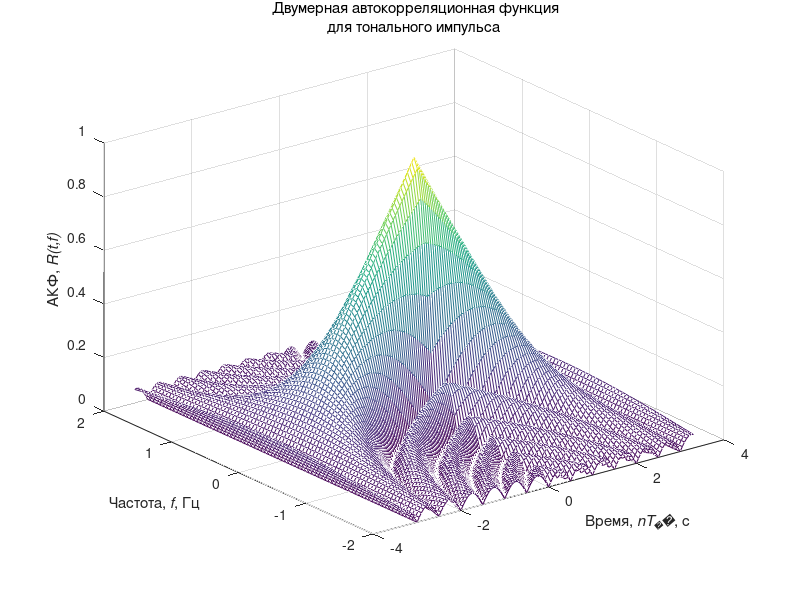
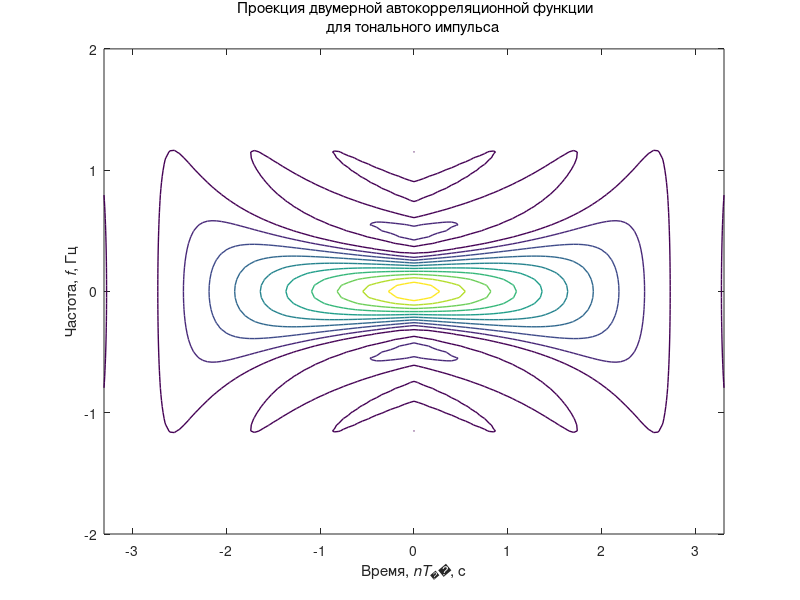
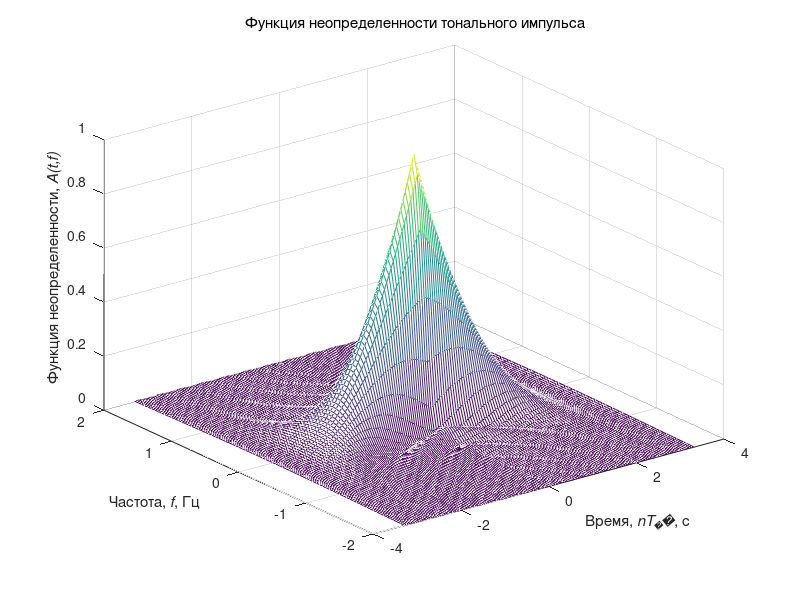
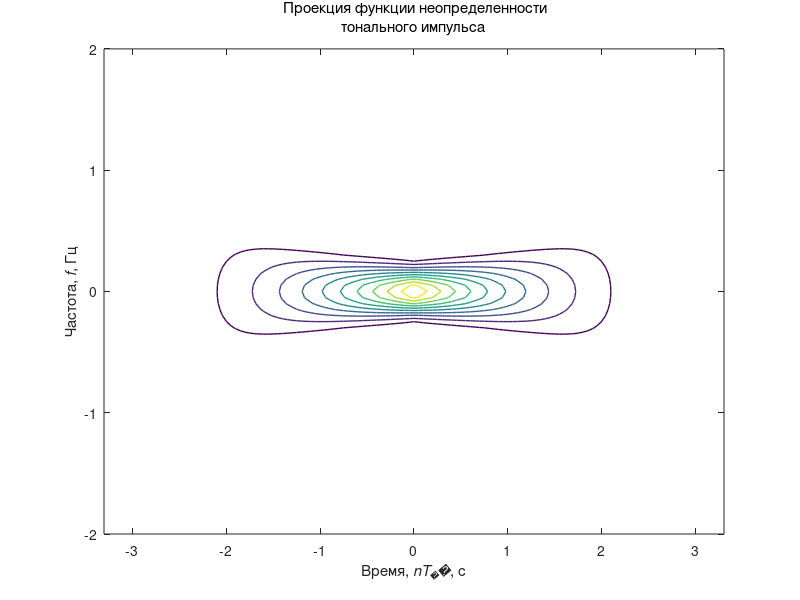

Recreate these plots in MATLAB, in order.
% плагин pulse waveform analyzer
% фкмб - фазо-кода манипулируемый сигнал кода Баркера
% нчм - непрерывная частотная модуляция
% лчм - линейно частотная модуляция

% Имитационное моделирование и графическая визуализация
% функции неопределенности простых и сложных сигналов
clear all; % Очистка памяти
close all; % Закрытие всех окон с графиками
clc; % Очистка окна команд и сообщений
fontSize=10; % Размер шрифта графиков
fontType=''; % Тип шрифта графиков
% Цвет графиков
tColor='b'; % Временная область
tColorLight=[0.3 0.7 0.9]; % Временная область
Color0='r'; % Эталонные сигналы
fColor=[1 0.4 0]; % Частотная область
eColor=[0.85 0.325 0.098]; % Погрешности
eColorLight=[0.9 0.9 0.4]; % Погрешности
eColorDark=[0.635 0.078 0.184]; % Погрешности
tstep = 0.05; % Шаг по оси времени
fstep = 0.05; % Шаг по оси частоты
dT = 3; % Длительность импульса
N = 1.1;
tmin = -N * dT; % Диапазон значений по времени (мин)
tmax = N * dT; % Диапазон значений по времени (макс)
fmin = round(-4/dT)-1; % Диапазон значений по частоте (мин)
fmax = round(4/dT)+1; % Диапазон значений по частоте (макс)
t = tmin:tstep:tmax; % Значения по оси времени
f = fmin:fstep:fmax; % Значения по оси частоты

% Формирование значений двумерной автокорреляционной
% функции тонального импульса
eps = 0.000001;
i = 0;
for ti = tmin:tstep:tmax
	i = i + 1;
	j = 0;
	for fj = fmin:fstep:fmax
		j = j + 1;
		val1 = 1 - abs(ti) / dT;
		val2 = pi * dT * (1.0 - abs(ti) / dT) * fj;
		x(j,i) = abs( val1 * sin(val2+eps)/(val2+eps));
	end
end
% Формирование трехмерного графика
figure; mesh(t,f,x);
set(get(gcf, 'CurrentAxes'), 'FontSize', fontSize); % Изменение шрифта
xlabel ('Время,\it nT_д\rm, с'); % Надпись оси абсцисс
ylabel ('Частота,\it f\rm, Гц'); % Надпись оси ординат
zlabel('АКФ,\it R(t,f)'); % Надпись оси аппликат
title({'\rm Двумерная автокорреляционная функция';...
'для тонального импульса'}); % Заголовок

% Формирование проекции
figure; contour(t,f,x,'Linewidth',1);
set(get(gcf, 'CurrentAxes'), 'FontSize', fontSize); % Изменение шрифта
xlabel ('Время,\it nT_д\rm, с'); % Надпись оси абсцисс
ylabel ('Частота,\it f\rm, Гц'); % Надпись оси ординат
title({'\rm Проекция двумерной автокорреляционной функции';...
'для тонального импульса'}); % Заголовок

% Моделирование функции неопределености импульса с линейной частотной модуляцией
y = x.^2; % Формирование значений
% Формирование трехмерного графика
figure; mesh(t,f,y);
set(get(gcf, 'CurrentAxes'), 'FontSize', fontSize); % Изменение шрифта
xlabel ('Время,\it nT_д\rm, с'); % Надпись оси абсцисс
ylabel ('Частота,\it f\rm, Гц'); % Надпись оси ординат
zlabel('Функция неопределенности,\it A(t,f)'); % Надпись оси аппликат
title({'\rm Функция неопределенности тонального импульса'}); % Заголовок

% Формирование проекции
figure; contour(t,f,y,'Linewidth',1);
set(get(gcf, 'CurrentAxes'), 'FontSize', fontSize); % Изменение шрифта
xlabel ('Время,\it nT_д\rm, с'); % Надпись оси абсцисс
ylabel ('Частота,\it f\rm, Гц'); % Надпись оси ординат
title({'\rm Проекция функции неопределенности';...
'тонального импульса'}); % Заголовок

% Формирование автокорреляционной функции по частоте для тонального
% импульса
xf=x((fmax-fmin)/(2*fstep)+1,:); % Формирование значений
% Формирование графика
figure; plot(t,xf,'Linewidth',3);
axis([fmin fmax 0 1]); % Диапазон значений осей
set(get(gcf, 'CurrentAxes'), 'FontSize', fontSize); % Изменение шрифта
title({'\rm Автокорреляционная функция по частоте';...
'тонального импульса'}); % Заголовок
xlabel ('Частота,\it f\rm, Гц'); % Надпись оси абсцисс
ylabel('АКФ,\it R(t=0,f)\rm'); % Надпись оси ординат

% Формирование автокорреляционной функции по времени для тонального
% импульса
xt=x(:,(tmax-tmin)/(2*tstep)+1); % Формирование значений
% Формирование графика
figure; plot(f,xt,'Linewidth',3);
axis([fmin fmax 0 1]); % Диапазон значений осей
set(get(gcf, 'CurrentAxes'), 'FontSize', fontSize); % Изменение шрифта
title({'\rm Автокорреляционная функция по времени';'тонального импульса'}); % Заголовок
xlabel ('Время,\it nT_д\rm, с'); % Надпись оси абсцисс
ylabel('АКФ,\it R(t,f=0)\rm'); % Надпись оси ординат

% Формирование двумерной автокорреляционной функции ЛЧМ-импульса
fDelta = 2; % Ширина спектра импульса
mu = (fDelta*fmax)/(2*dT); % Линейный коэффициент девиации частоты

i=0;
for ti = tmin:tstep:tmax
	i = i + 1;
	j = 0;
	for fj = fmin:fstep:fmax
		j = j + 1;
		val1 = 1. - abs(ti) / dT;
		val2 = pi * dT * (1.0 - abs(ti) / dT);
		val3 = (fj + mu * ti);
		val = val2 * val3;
		x(j,i) = abs( val1 * (sin(val+eps)/(val+eps))).^2;
	end
end
% Формирование трехмерного графика
figure; mesh(t,f,x);
set(get(gcf, 'CurrentAxes'), 'FontSize', fontSize); % Изменение шрифта
xlabel ('Время,\it nT_д\rm, с'); % Надпись оси абсцисс
ylabel ('Частота,\it f\rm, Гц'); % Надпись оси ординат
zlabel('АКФ,\it R(t,f)'); % Надпись оси аппликат
title({'\rm Двумерная автокорреляционная функция';...
'для ЛЧМ-импульса'}); % Заголовок

figure; contour(t,f,x,'Linewidth',1);
set(get(gcf, 'CurrentAxes'), 'FontSize', fontSize); % Изменение шрифта
xlabel ('Время,\it nT_д\rm, с'); % Надпись оси абсцисс
ylabel ('Частота,\it f\rm, Гц'); % Надпись оси ординат
title({'\rm Проекция двумерной автокорреляционной функции';...
'для ЛЧМ-импульса'}); % Заголовок

% Моделирование функции неопределености импульса с линейной частотной модуляцией
y = x.^2; % Формирование значений
% Формирование трехмерного графика
figure; mesh(t,f,y);
set(get(gcf, 'CurrentAxes'), 'FontSize', fontSize); % Изменение шрифта
xlabel ('Время,\it nT_д\rm, с'); % Надпись оси абсцисс
ylabel ('Частота,\it f\rm, Гц'); % Надпись оси ординат
zlabel('АКФ,\it A(t,f)'); % Надпись оси аппликат
title({'\rm Функция неопределенности для ЛЧМ-импульса'}); % Заголовок

% Формирование проекции
figure; contour(t,f,y,'Linewidth',1);
set(get(gcf, 'CurrentAxes'), 'FontSize', fontSize); % Изменение шрифта
xlabel ('Время,\it nT_д\rm, с'); % Надпись оси абсцисс
ylabel ('Частота,\it f\rm, Гц'); % Надпись оси ординат
title({'\rm Проекция функции неопределенности';...
'для ЛЧМ-импульса'}); % Заголовок

% Формирование автокорреляционной функции по частоте для ЛЧМ-импульса
xf=x((fmax-fmin)/(2*fstep)+1,:); % Формирование значений
% Формирование графика
figure; plot(t,xf,'Linewidth',3);
axis([tmin tmax 0 1]); % Диапазон значений осей
set(get(gcf, 'CurrentAxes'), 'FontSize', fontSize); % Изменение шрифта
xlabel ('Частота,\it f\rm, Гц'); % Надпись оси абсцисс
ylabel('АКФ,\it R(t=0,f)\rm'); % Надпись оси ординат
title({'\rm Автокорреляционная функция по частоте';...
'для ЛЧМ-импульса'}); % Заголовок

% Формирование автокорреляционной функции по времени для ЛЧМ-импульса
xt=x(:,(tmax-tmin)/(2*tstep)+1); % Формирование значений
% Формирование графика
figure; plot(f,xt,'Linewidth',3);
axis([fmin fmax 0 1]); % Диапазон значений осей
set(get(gcf, 'CurrentAxes'), 'FontSize', fontSize); % Изменение шрифта
xlabel ('Время,\it nT_д\rm, с'); % Надпись оси абсцисс
ylabel('АКФ,\it R(t,f=0)'); % Надпись оси ординат
title({'\rm Автокорреляционная функция по времени';...
'для ЛЧМ-импульса'}); % Заголовок